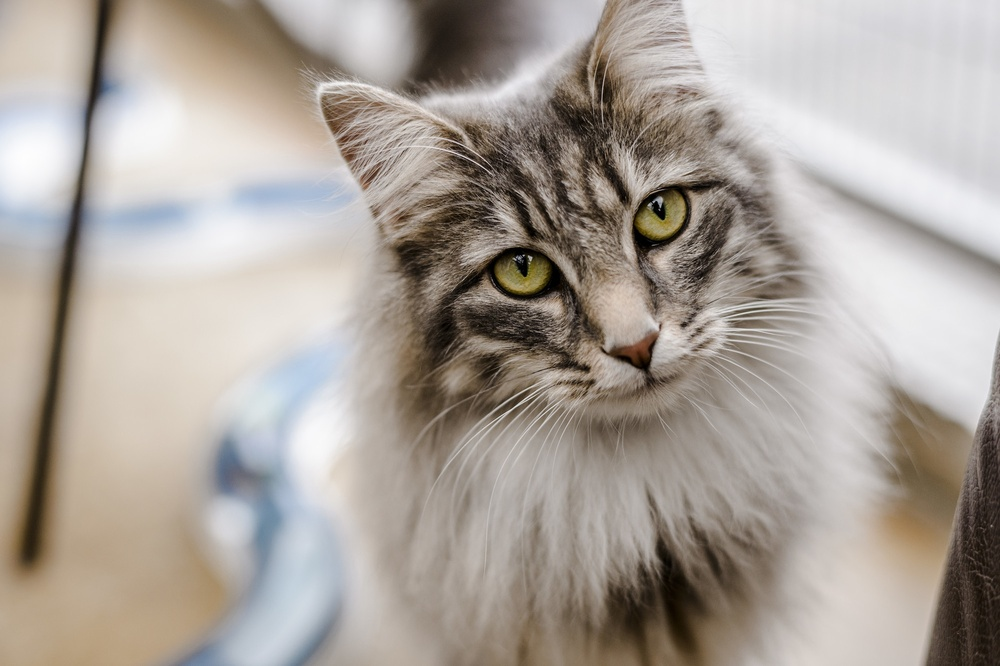
#> input picture cat.jpg, 1000 x 666 px, shrunk from 2000 x 1331 before the run
$ python crop.py --image cat.jpg
#> lines starting #> are read from the running program, lines starting #| are printed output that depends on the picture
import numpy as np
import argparse
import imutils
import cv2

ap=argparse.ArgumentParser()
ap.add_argument('-i','--image',required=True,
                help="Path")
args=vars(ap.parse_args())

image=cv2.imread(args['image'])
#> image is the input picture: shape (666, 1000, 3); mean B, G, R 154.5, 162.2, 170.3
cv2.imshow("Oriji",image)

(h,w)=image[:2]
#> h = 1000 rows, first 8: [155, 158, 166], [156, 159, 167], [157, 160, 168], [159, 162, 170], [159, 164, 173], [160, 165, 174], [161, 166, 175], [162, 167, 176]; w = 1000 rows, first 8: [155, 158, 166], [156, 159, 167], [158, 161, 169], [160, 163, 171], [160, 165, 174], [161, 166, 175], [163, 168, 177], [163, 168, 177]
h=h//2
#> h = 1000 rows, first 8: [77, 79, 83], [78, 79, 83], [78, 80, 84], [79, 81, 85], [79, 82, 86], [80, 82, 87], [80, 83, 87], [81, 83, 88]
w=w//2
#> w = 1000 rows, first 8: [77, 79, 83], [78, 79, 83], [79, 80, 84], [80, 81, 85], [80, 82, 87], [80, 83, 87], [81, 84, 88], [81, 84, 88]
start=h-30
#> start = 1000 rows, first 8: [47, 49, 53], [48, 49, 53], [48, 50, 54], [49, 51, 55], [49, 52, 56], [50, 52, 57], [50, 53, 57], [51, 53, 58]
end=w-40
#> end = 1000 rows, first 8: [37, 39, 43], [38, 39, 43], [39, 40, 44], [40, 41, 45], [40, 42, 47], [40, 43, 47], [41, 44, 48], [41, 44, 48]
cropped=image[50:100,50:100]
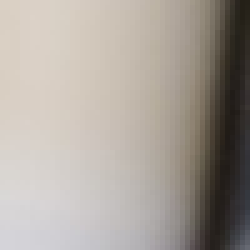
#> cropped: shape (50, 50, 3) (shown 5 times larger); mean B, G, R 154.2, 161.6, 168.8
cv2.imshow("Centre crop",cropped)
cv2.waitKey(0)

$ run again, on sadbeagle.png
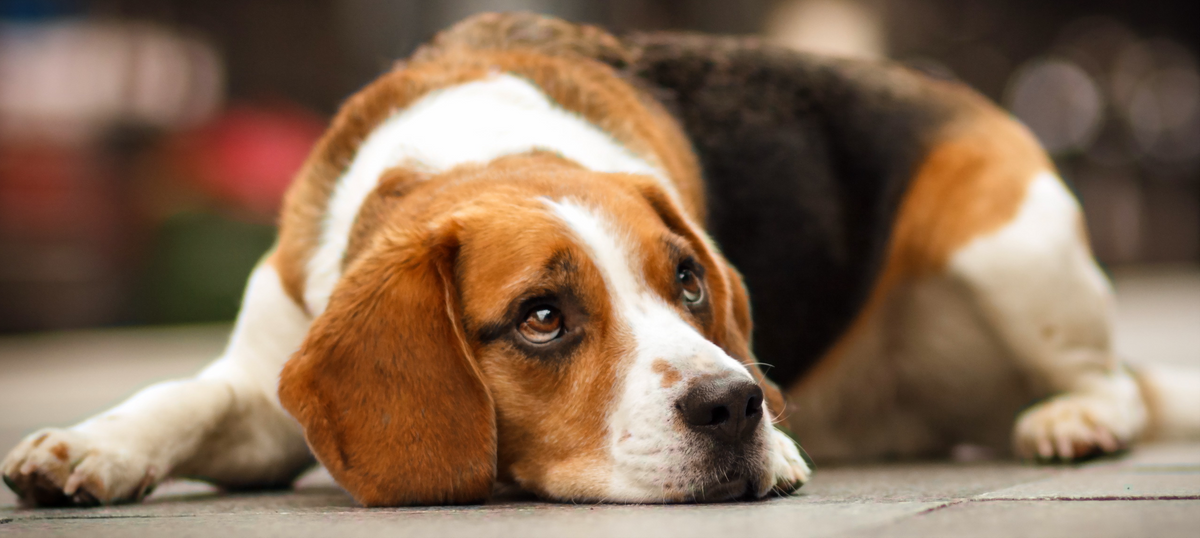
#> input picture sadbeagle.png, 1200 x 538 px
#> image is the input picture: shape (538, 1200, 3); mean B, G, R 85, 107.5, 134.4
#> `(h,w)=image[:2]`: h = 1200 rows, first 8: [46, 30, 18], [47, 31, 18], [48, 32, 19], [49, 32, 17], [50, 33, 17], [50, 33, 17], [51, 34, 18], [51, 34, 17]; w = 1200 rows, first 8: [49, 33, 20], [49, 32, 19], [50, 32, 18], [50, 33, 17], [50, 33, 17], [51, 33, 18], [52, 33, 18], [52, 34, 17]
#> `h=h//2`: h = 1200 rows, first 8: [23, 15, 9], [23, 15, 9], [24, 16, 9], [24, 16, 8], [25, 16, 8], [25, 16, 8], [25, 17, 9], [25, 17, 8]
#> `w=w//2`: w = 1200 rows, first 8: [24, 16, 10], [24, 16, 9], [25, 16, 9], [25, 16, 8], [25, 16, 8], [25, 16, 9], [26, 16, 9], [26, 17, 8]
#> start = 1200 rows, first 8: [249, 241, 235], [249, 241, 235], [250, 242, 235], [250, 242, 234], [251, 242, 234], [251, 242, 234], [251, 243, 235], [251, 243, 234]
#> end = 1200 rows, first 8: [240, 232, 226], [240, 232, 225], [241, 232, 225], [241, 232, 224], [241, 232, 224], [241, 232, 225], [242, 232, 225], [242, 233, 224]
#> `cropped=image[50:100,50:100]`:
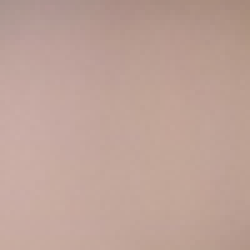
#> cropped: shape (50, 50, 3) (shown 5 times larger); mean B, G, R 152.1, 162, 190.3
